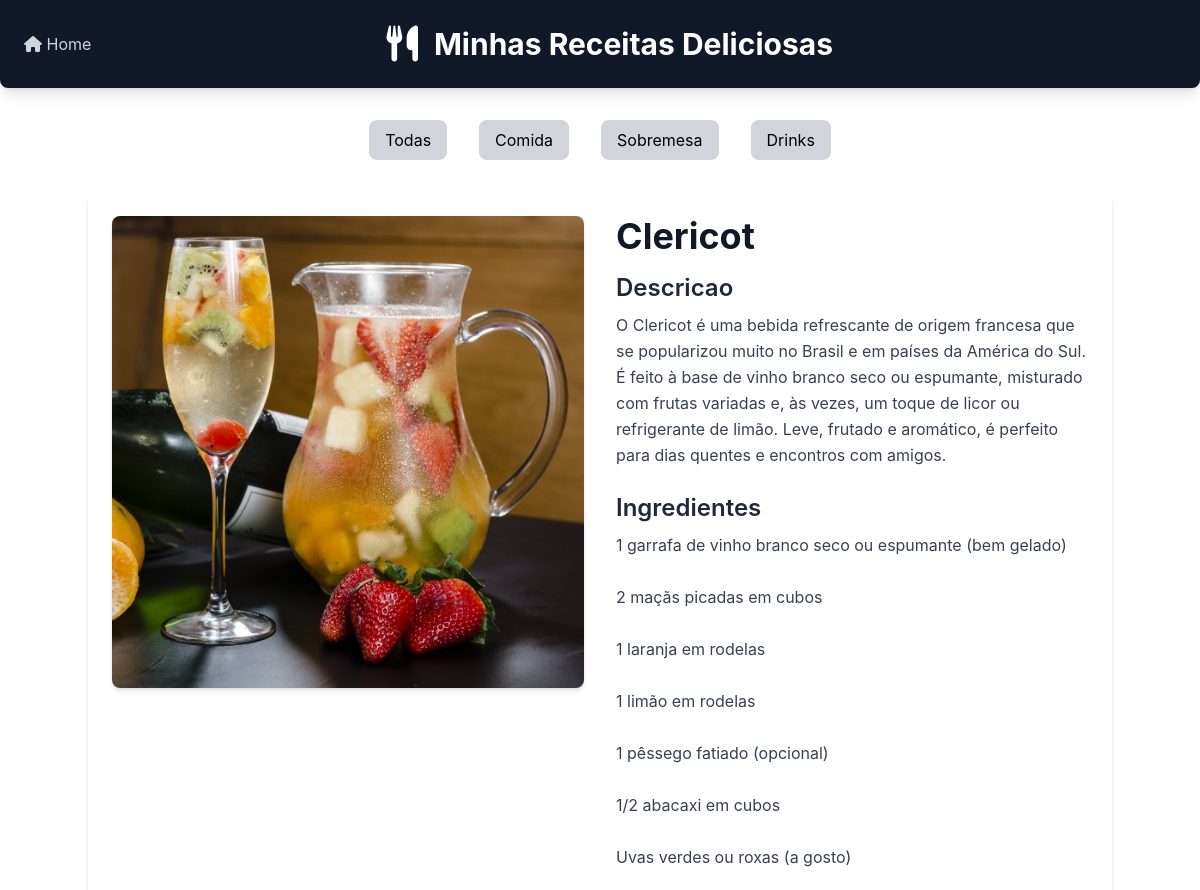
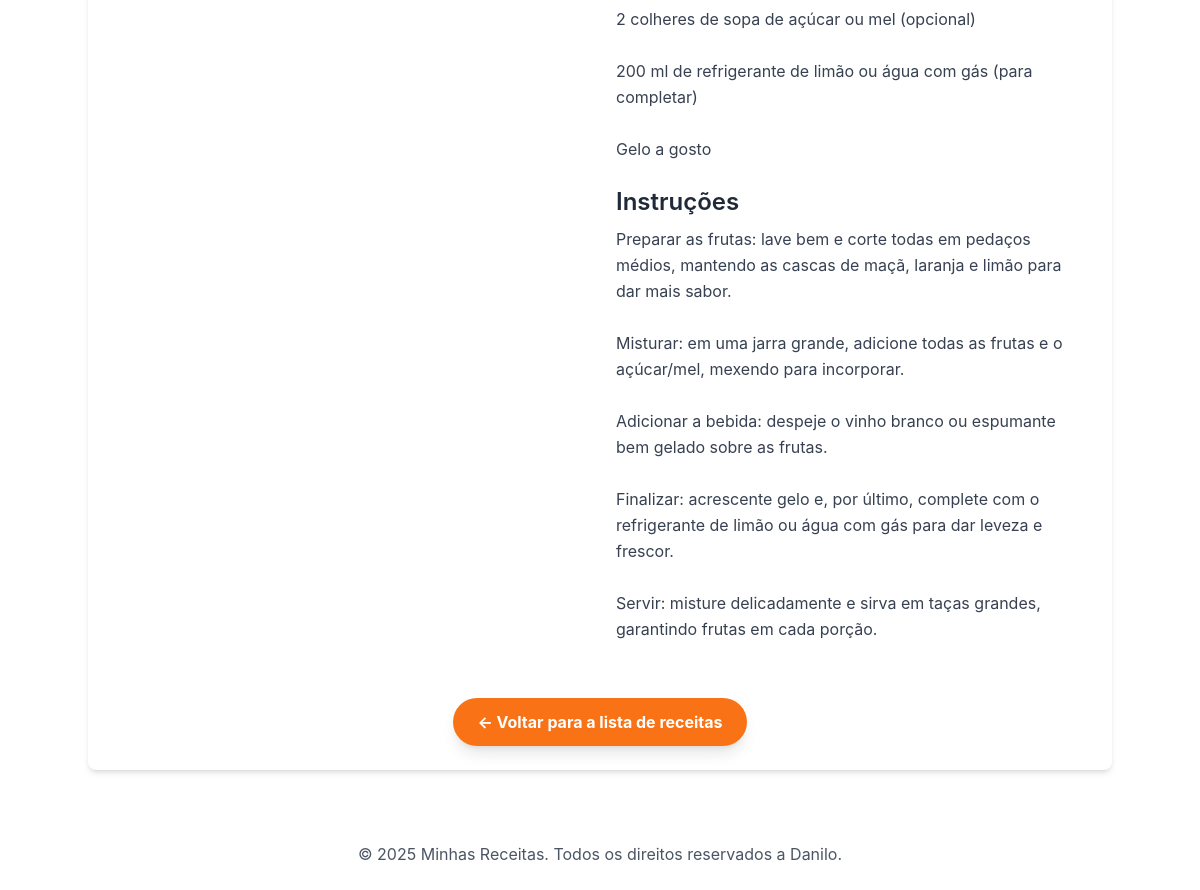
Page /receitas/receita/9/ on the committed database (2 pictures, top to bottom).
### receitas/models.py (models this page shows, shortened)
class Receita(models.Model):
    CATEGORIAS = [
    ('comida', 'Comida'),
    ('sobremesa', 'Sobremesa'),
    ('drink', 'Drink'),
]
    title = models.CharField("Título",max_length=200)
    description = models.TextField("Descrição")
    ingredients = models.TextField("Ingredientes")
    instructions = models.TextField("Modo de Preparo")
    image = models.ImageField("Imagem",upload_to='receitas_images/', blank=True, null=True)
    categoria = models.CharField("Categoria", max_length=20, choices=CATEGORIAS, default='comida')
    created_at = models.DateTimeField(auto_now_add=True)
    updated_at = models.DateTimeField(auto_now=True)
    class Meta:
        verbose_name = "Receita"
        verbose_name_plural = "Receitas"
        ordering = ['-created_at']# ordena as receitas pela data de criação, da mais recente para a mais antiga

### receitas/views.py (the view)
# urls.py: path('receita/<int:id>/', views.receita_detail, name='receita_detail'),
def receita_detail(request, id):
        receita=get_object_or_404(Receita, pk=id)
        return render(request, 'receitas/receita_detail.html', {'receita': receita})

### receitas/templates/receitas/receita_detail.html (shortened to what this page needs)
{%extends 'receitas/base.html' %}
{% block content %}
        <div class="flex flex-col md:flex-row gap-8">
            {% if receita.image %}
            <div class="md:w-1/2">
                <img src="{{ receita.image.url }}" alt="[Imagem de {{ receita.title }}]" class="w-full h-auto object-cover rounded-lg shadow-md">
            </div>
            {% endif %}
            <div class="md:w-1/2">
                <h2 class="text-4xl font-bold text-gray-900 mb-4">{{ receita.title }}</h2>
                <h3 class="text-2xl font-semibold text-gray-800 mb-2">Descricao</h3>
                <p class="text-gray-700 mb-6 leading-relaxed">{{ receita.description }}</p>
                <h3 class="text-2xl font-semibold text-gray-800 mb-2">Ingredientes</h3>
                <p class="text-gray-700 mb-6 leading-relaxed whitespace-pre-wrap">{{ receita.ingredients}}</p>
                <h3 class="text-2xl font-semibold text-gray-800 mb-2">Instruções</h3>
                <p class="text-gray-700 mb-6 leading-relaxed whitespace-pre-wrap">{{ receita.instructions}}</p>
            </div>
        </div>
        <div class="mt-8 text-center">
            <a href="{%url 'home'%}" class="inline-block bg-orange-500 hover:bg-organge-600 text-white font-bold py-3 px-6 rounded-full transition duration-300 ease-in-out shadow-lg">
                &larr; Voltar para a lista de receitas
            </a>
        </div>
        {% endblock %}

### rows in the picture
Receita: image (picture), title "Clericot", description "O Clericot é uma bebida refrescante de origem francesa que se popularizou muito no Brasil e em países da América do Sul. É feito à base de vinho branco seco ou espumante, misturado com frutas variadas e, às vezes, um toque de licor ou refrigerante de limão. Leve, frutado e aromático, é perfeito para dias quentes e encontros com amigos.", ingredients "1 garrafa de vinho branco seco ou espumante (bem gelado) 2 maçãs picadas em cubos 1 laranja em rodelas 1 limão em rodelas 1 pêssego fatiado (opcional) 1/2 abacaxi em cubos Uvas verdes ou roxas (a gosto) 2 colheres de sopa de açúcar ou mel (opcional) 200 ml de refrigerante de limão ou água com gás (para completar) Gelo a gosto", instructions "Preparar as frutas: lave bem e corte todas em pedaços médios, mantendo as cascas de maçã, laranja e limão para dar mais sabor. Misturar: em uma jarra grande, adicione todas as frutas e o açúcar/mel, mexendo para incorporar. Adicionar a bebida: despeje o vinho branco ou espumante bem gelado sobre as frutas. Finalizar: acrescente gelo e, por último, complete com o refrigerante de limão ou água com gás para dar leveza e frescor. Servir: misture delicadamente e sirva em taças grandes, garantindo frutas em cada porção."
